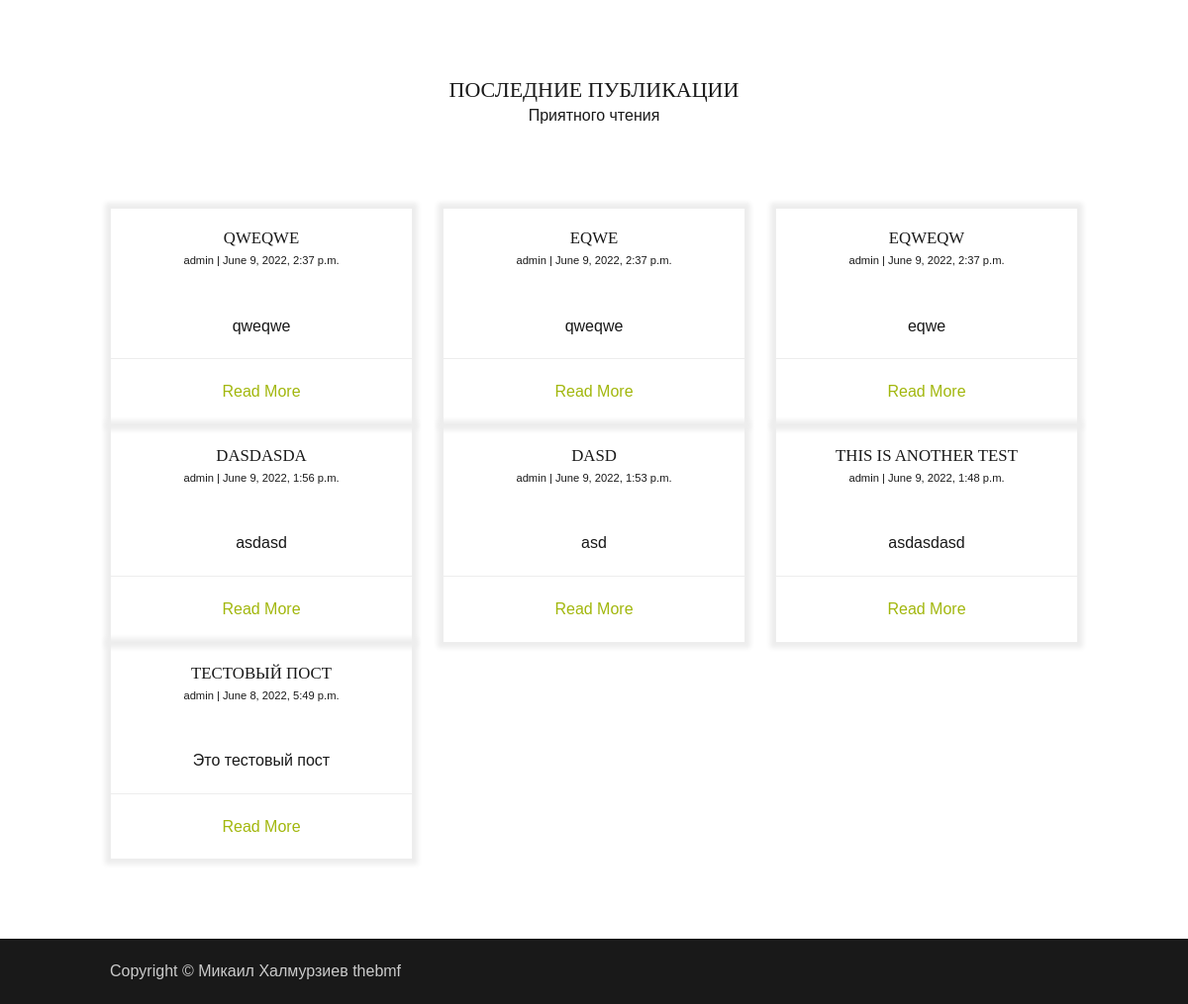
Before: / (lower part) with the older database file.
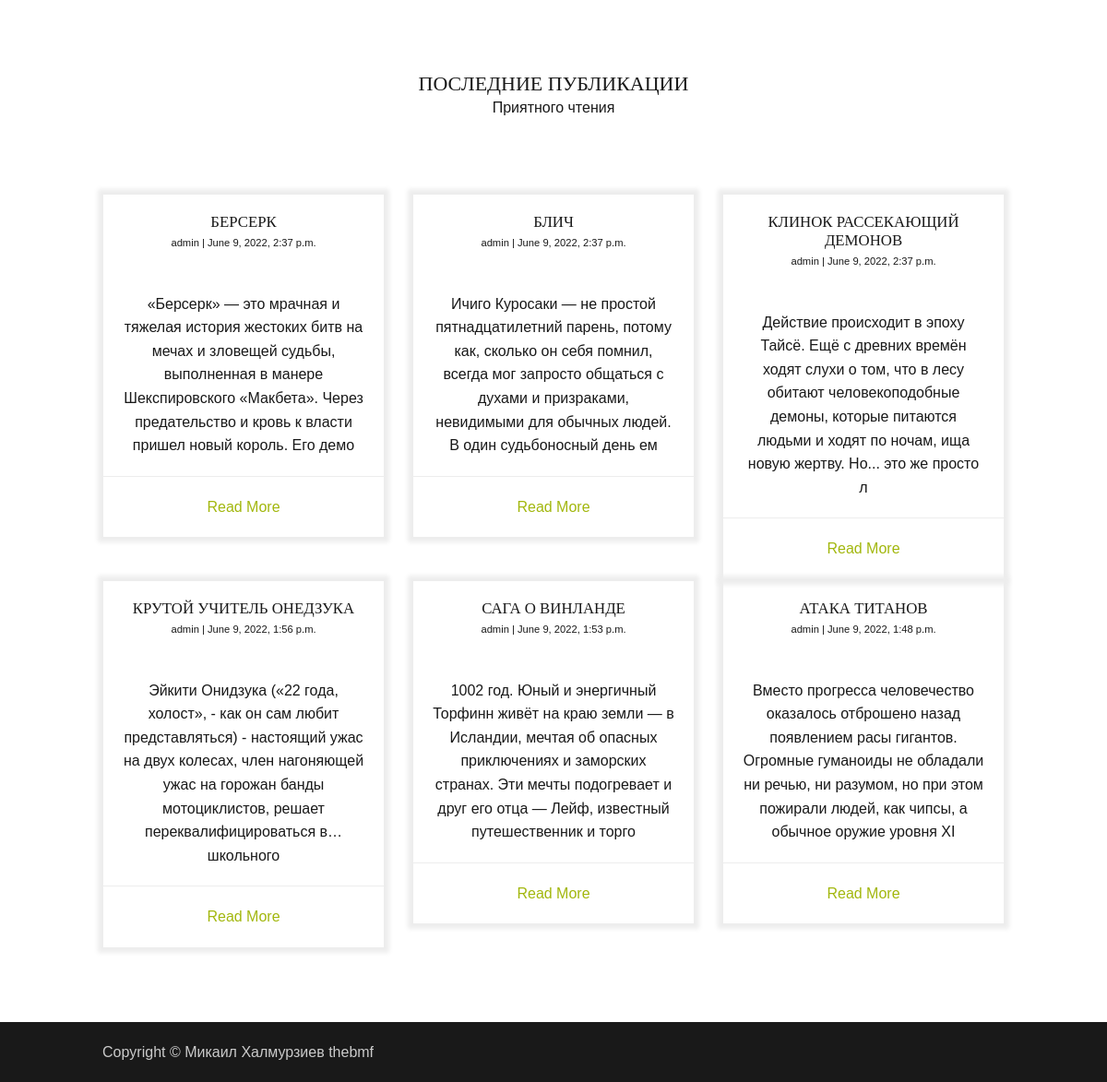
After: the same page with the newer database file.
### blog/models.py (models this page shows, shortened)
class Post(models.Model):
    title = models.CharField(max_length=200, unique=True)
    slug = models.SlugField(max_length=200, unique=True)
    author = models.ForeignKey(User, on_delete= models.CASCADE,related_name='blog_posts')
    updated_on = models.DateTimeField(auto_now= True)
    content = models.TextField()
    created_on = models.DateTimeField(auto_now_add=True)
    status = models.IntegerField(choices=STATUS, default=0)
    class Meta:
        ordering = ['-created_on']

### blog/views.py (the view)
# urls.py: path('', views.PostList.as_view(), name='home'),
class PostList(generic.ListView):
    queryset = Post.objects.filter(status=1).order_by('-created_on')
    template_name = 'indexx.html'

### blog/templates/indexx.html (shortened to what this page needs)
v {% extends 'base.html' %}
{% load static %}
{% block content %}
<div class="wrapper row3">
    <main class="hoc container clear">
        <div class="sectiontitle">
            <h6 class="heading">Последние публикации</h6>
            <p>Приятного чтения</p>
        </div>
        <div class="group excerpts">
          {% for post in post_list %}
          {% if forloop.counter == 1 %}
            <article class="one_third center first" >
              <div class="hgroup">
                    <h6 class="heading">{{ post.title }}</h6>
                    <em>{{ post.author }} | {{ post.created_on}} </em>
                </div>
                <div class="txtwrap">
                    <p>{{post.content|slice:":200" }}</p>
                </div>
                <footer>
                    <a href="{% url 'post_detail' post.slug  %}">Read More</a>
                </footer>
            </article>
          {% elif forloop.counter0|divisibleby:3 %}
            <article class="one_third center first" >
              <div class="hgroup">
                    <h6 class="heading">{{ post.title }}</h6>
                    <em>{{ post.author }} | {{ post.created_on}} </em>
                </div>
                <div class="txtwrap">
                    <p>{{post.content|slice:":200" }}</p>
                </div>
                <footer>
                    <a href="{% url 'post_detail' post.slug  %}">Read More</a>
                </footer>
            </article>
          {% else %}
          <article class="one_third center" >
              <div class="hgroup">
                    <h6 class="heading">{{ post.title }}</h6>
                    <em>{{ post.author }} | {{ post.created_on}} </em>
                </div>
                <div class="txtwrap">
                    <p>{{post.content|slice:":200" }}</p>
                </div>
                <footer>
                    <a href="{% url 'post_detail' post.slug  %}">Read More</a>
                </footer>
            </article>
          {% endif %}
          {% endfor %}
        </div>
    </main>
</div>
{% endblock %}

Changed rows visible on the page:
removed Post: title "ТЕСТОВЫЙ ПОСТ", author "admin", created_on "June 8, 2022, 5:49 p.m.", content "Это тестовый пост"
changed Post: title "QWEQWE" → "БЕРСЕРК"; content "qweqwe" → "«Берсерк» — это мрачная и тяжелая история жестоких битв на мечах и зловещей судьбы, выполненная в манере Шекспировского «Макбета». Через предательство и кровь к власти пришел новый король. Его демо"
changed Post: title "EQWE" → "БЛИЧ"; content "qweqwe" → "Ичиго Куросаки — не простой пятнадцатилетний парень, потому как, сколько он себя помнил, всегда мог запросто общаться с духами и призраками, невидимыми для обычных людей. В один судьбоносный день ем"
changed Post: title "EQWEQW" → "КЛИНОК РАССЕКАЮЩИЙ ДЕМОНОВ"; content "eqwe" → "Действие происходит в эпоху Тайсё. Ещё с древних времён ходят слухи о том, что в лесу обитают человекоподобные демоны, которые питаются людьми и ходят по ночам, ища новую жертву. Но... это же просто л"
changed Post: title "DASDASDA" → "КРУТОЙ УЧИТЕЛЬ ОНЕДЗУКА"; content "asdasd" → "Эйкити Онидзука («22 года, холост», - как он сам любит представляться) - настоящий ужас на двух колесах, член нагоняющей ужас на горожан банды мотоциклистов, решает переквалифицироваться в… школьного"
changed Post: title "DASD" → "САГА О ВИНЛАНДЕ"; content "asd" → "1002 год. Юный и энергичный Торфинн живёт на краю земли — в Исландии, мечтая об опасных приключениях и заморских странах. Эти мечты подогревает и друг его отца — Лейф, известный путешественник и торго"
changed Post: title "THIS IS ANOTHER TEST" → "АТАКА ТИТАНОВ"; content "asdasdasd" → "Вместо прогресса человечество оказалось отброшено назад появлением расы гигантов. Огромные гуманоиды не обладали ни речью, ни разумом, но при этом пожирали людей, как чипсы, а обычное оружие уровня XI"
